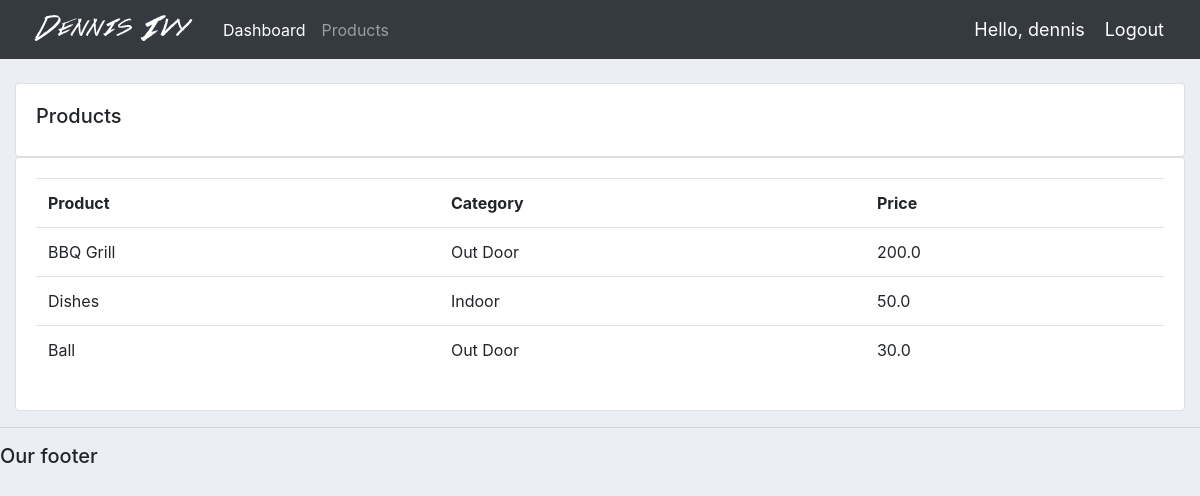
Screenshot of /products/ (signed in) with the database file from the repository.
### accounts/models.py (models this page shows, shortened)
class Product(models.Model):
	CATEGORY = (
			('Indoor', 'Indoor'),
			('Out Door', 'Out Door'),
			)
	name = models.CharField(max_length=200, null=True)
	price = models.FloatField(null=True)
	category = models.CharField(max_length=200, null=True, choices=CATEGORY)
	description = models.CharField(max_length=200, null=True, blank=True)
	date_created = models.DateTimeField(auto_now_add=True, null=True)
	tags = models.ManyToManyField(Tag)

### accounts/decorators.py (the view)
		def wrapper_func(request, *args, **kwargs):
			group = None
			if request.user.groups.exists():
				group = request.user.groups.all()[0].name
			if group in allowed_roles:
				return view_func(request, *args, **kwargs)
			else:
				return HttpResponse('You are not authorized to view this page')

### accounts/views.py (called while the page is built)
@login_required(login_url='login')
@allowed_users(allowed_roles=['admin'])
def products(request):
	products = Product.objects.all()
	return render(request, 'accounts/products.html', {'products':products})

### accounts/templates/accounts/products.html
{%  extends 'accounts/main.html' %}
{% block content %}
		<br>
		<div class="row">
			<div class="col-md">
				<div class="card card-body">
					<h5>Products</h5>
				</div>
				<div class="card card-body">
					<table class="table">
						<tr>
							<th>Product</th>
							<th>Category</th>
							<th>Price</th>
						</tr>
						{% for i in products %}
							<tr>
								<td>{{i.name}}</td>
								<td>{{i.category}}</td>
								<td>{{i.price}}</td>
							</tr>
						{% endfor %}
					</table>
				</div>
			</div>
		</div>
{% endblock content %}

### accounts/templates/accounts/navbar.html (shortened to what this page needs)
{% load static %}
<nav class="navbar navbar-expand-lg navbar-dark bg-dark">
 <img src="{% static 'images/logo.png' %}">
  <div class="collapse navbar-collapse" id="navbarNav">
    <ul class="navbar-nav">
      {% if request.user.is_staff %}
      <li class="nav-item active">
        <a class="nav-link" href="{% url 'home' %}">Dashboard</a>
      </li>
      <li class="nav-item">
        <a class="nav-link" href="{% url 'products' %}">Products</a>
      </li>
      {% else %}
       <li class="nav-item">
        <a class="nav-link" href="{% url 'account' %}">Settings</a>
      </li>
      {% endif %}
    </ul>
  </div>
  <span class="hello-msg">Hello, {{request.user}}</span>
  <span ><a  class="hello-msg" href="{% url 'logout' %}">Logout</a></span>
</nav>

### static/css/main.css (style rules this page uses)
body { background-color: #ebeff5; }

### accounts/templates/accounts/navbar.html (style rules this page uses)
.hello-msg { font-size: 18px; color: #fff; margin-right: 20px; }

### rows the page displays
Product: name "BBQ Grill", category "Out Door", price "200.0"
Product: name "Dishes", category "Indoor", price "50.0"
Product: name "Ball", category "Out Door", price "30.0"

### other values shown
{{ request.user }} "dennis"
